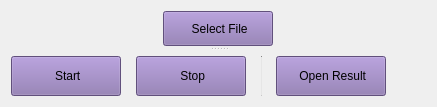
                          <widget class="QWidget" name="file">
                           <attribute name="title">
                            <string>File Detect</string>
                           </attribute>
                           <layout class="QHBoxLayout" name="horizontalLayout_9">
                            <item>
                             <widget class="QSplitter" name="splitter_2">
                              <property name="orientation">
                               <enum>Qt::Vertical</enum>
                              </property>
                              <property name="handleWidth">
                               <number>5</number>
                              </property>
                              <widget class="QWidget" name="upload" native="true">
                               <property name="sizePolicy">
                                <sizepolicy hsizetype="Expanding" vsizetype="Expanding">
                                 <horstretch>0</horstretch>
                                 <verstretch>1</verstretch>
                                </sizepolicy>
                               </property>
                               <property name="minimumSize">
                                <size>
                                 <width>0</width>
                                 <height>0</height>
                                </size>
                               </property>
                               <property name="acceptDrops">
                                <bool>true</bool>
                               </property>
                               <property name="styleSheet">
                                <string notr="true"/>
                               </property>
                               <layout class="QHBoxLayout" name="horizontalLayout_29">
                                <item>
                                 <widget class="QPushButton" name="btn_file">
                                  <property name="sizePolicy">
                                   <sizepolicy hsizetype="Fixed" vsizetype="Fixed">
                                    <horstretch>0</horstretch>
                                    <verstretch>0</verstretch>
                                   </sizepolicy>
                                  </property>
                                  <property name="minimumSize">
                                   <size>
                                    <width>110</width>
                                    <height>35</height>
                                   </size>
                                  </property>
                                  <property name="acceptDrops">
                                   <bool>false</bool>
                                  </property>
                                  <property name="styleSheet">
                                   <string notr="true">background-color: rgb(136, 112, 173);</string>
                                  </property>
                                  <property name="text">
                                   <string> Select File</string>
                                  </property>
                                  <property name="icon">
                                   <iconset resource="resources.qrc">
                                    <normaloff>:/icons/images/icons/folder-add_white.svg</normaloff>:/icons/images/icons/folder-add_white.svg</iconset>
                                  </property>
                                 </widget>
                                </item>
                               </layout>
                              </widget>
                              <widget class="QWidget" name="layoutWidget">
                               <layout class="QHBoxLayout" name="horizontalLayout_8">
                                <property name="spacing">
                                 <number>15</number>
                                </property>
                                <property name="topMargin">
                                 <number>5</number>
                                </property>
                                <item>
                                 <widget class="QPushButton" name="btn_start_file">
                                  <property name="sizePolicy">
                                   <sizepolicy hsizetype="Fixed" vsizetype="Fixed">
                                    <horstretch>2</horstretch>
                                    <verstretch>0</verstretch>
                                   </sizepolicy>
                                  </property>
                                  <property name="minimumSize">
                                   <size>
                                    <width>110</width>
                                    <height>40</height>
                                   </size>
                                  </property>
                                  <property name="cursor">
                                   <cursorShape>PointingHandCursor</cursorShape>
                                  </property>
                                  <property name="styleSheet">
                                   <string notr="true">background-color: rgb(136, 112, 173);</string>
                                  </property>
                                  <property name="text">
                                   <string> Start</string>
                                  </property>
                                  <property name="icon">
                                   <iconset resource="resources.qrc">
                                    <normaloff>:/icons/images/icons/play_white.svg</normaloff>:/icons/images/icons/play_white.svg</iconset>
                                  </property>
                                  <property name="flat">
                                   <bool>false</bool>
                                  </property>
                                 </widget>
                                </item>
                                <item>
                                 <widget class="QPushButton" name="btn_stop_file">
                                  <property name="sizePolicy">
                                   <sizepolicy hsizetype="Fixed" vsizetype="Fixed">
                                    <horstretch>2</horstretch>
                                    <verstretch>0</verstretch>
                                   </sizepolicy>
                                  </property>
                                  <property name="minimumSize">
                                   <size>
                                    <width>110</width>
                                    <height>40</height>
                                   </size>
                                  </property>
                                  <property name="cursor">
                                   <cursorShape>PointingHandCursor</cursorShape>
                                  </property>
                                  <property name="styleSheet">
                                   <string notr="true">background-color: rgb(136, 112, 173);</string>
                                  </property>
                                  <property name="text">
                                   <string> Stop</string>
                                  </property>
                                  <property name="icon">
                                   <iconset resource="resources.qrc">
                                    <normaloff>:/icons/images/icons/rectangle_white.svg</normaloff>:/icons/images/icons/rectangle_white.svg</iconset>
                                  </property>
                                  <property name="flat">
                                   <bool>false</bool>
                                  </property>
                                 </widget>
                                </item>
                                <item>
                                 <widget class="Line" name="line_2">
                                  <property name="sizePolicy">
                                   <sizepolicy hsizetype="Ignored" vsizetype="Fixed">
                                    <horstretch>0</horstretch>
                                    <verstretch>0</verstretch>
                                   </sizepolicy>
                                  </property>
                                  <property name="minimumSize">
                                   <size>
                                    <width>1</width>
                                    <height>40</height>
                                   </size>
                                  </property>
                                  <property name="styleSheet">
                                   <string notr="true">background-color: rgb(200, 200, 200);</string>
                                  </property>
                                  <property name="orientation">
                                   <enum>Qt::Vertical</enum>
                                  </property>
                                 </widget>
                                </item>
                                <item>
                                 <widget class="QPushButton" name="btn_result">
                                  <property name="sizePolicy">
                                   <sizepolicy hsizetype="Fixed" vsizetype="Fixed">
                                    <horstretch>1</horstretch>
                                    <verstretch>0</verstretch>
                                   </sizepolicy>
                                  </property>
                                  <property name="minimumSize">
                                   <size>
                                    <width>110</width>
                                    <height>40</height>
                                   </size>
                                  </property>
                                  <property name="styleSheet">
                                   <string notr="true">background-color: rgb(136, 112, 173);</string>
                                  </property>
                                  <property name="text">
                                   <string> Open Result</string>
                                  </property>
                                  <property name="icon">
                                   <iconset resource="resources.qrc">
                                    <normaloff>:/icons/images/icons/image_white.svg</normaloff>:/icons/images/icons/image_white.svg</iconset>
                                  </property>
                                 </widget>
                                </item>
                                <item>
                                 <spacer name="horizontalSpacer_8">
                                  <property name="orientation">
                                   <enum>Qt::Horizontal</enum>
                                  </property>
                                  <property name="sizeHint" stdset="0">
                                   <size>
                                    <width>40</width>
                                    <height>20</height>
                                   </size>
                                  </property>
                                 </spacer>
                                </item>
                               </layout>
                              </widget>
                             </widget>
                            </item>
                           </layout>
                          </widget>
